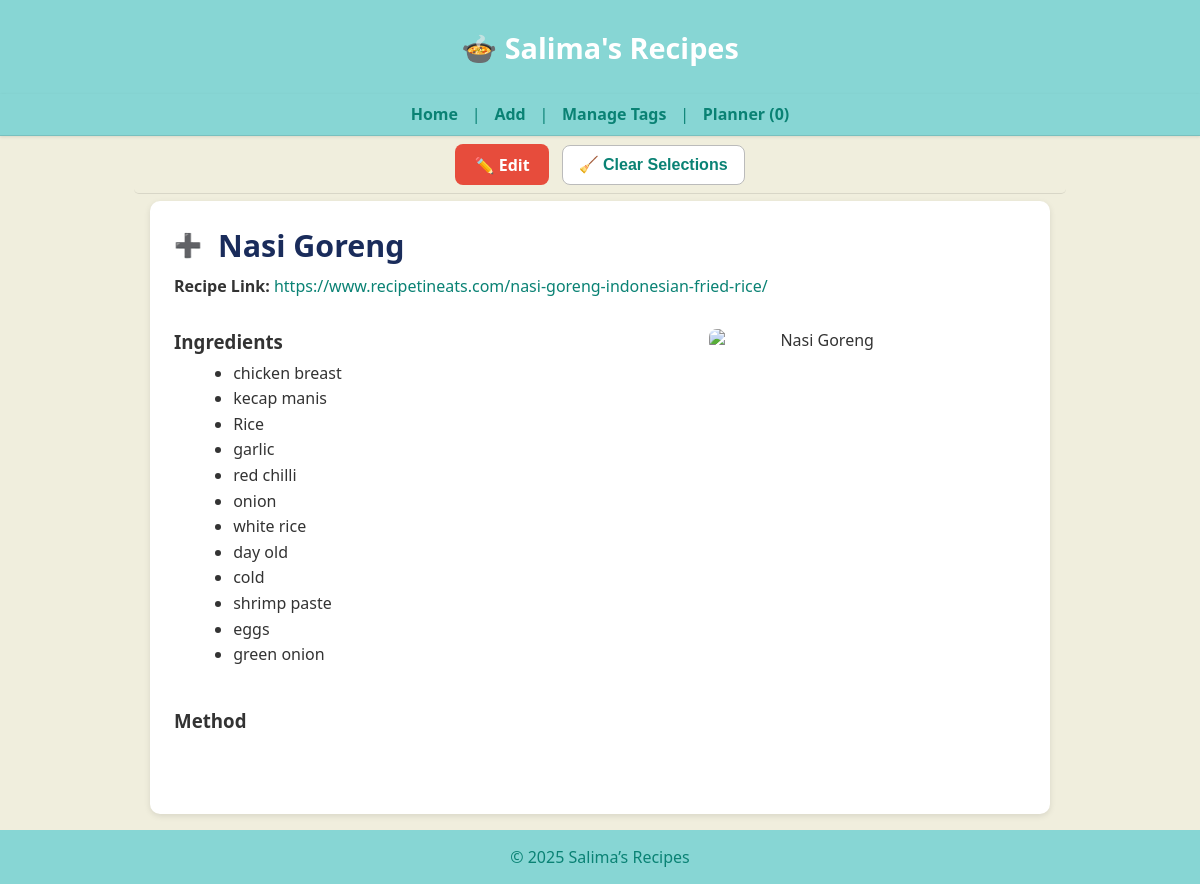
The page /recipe/286 on the database as committed earlier.
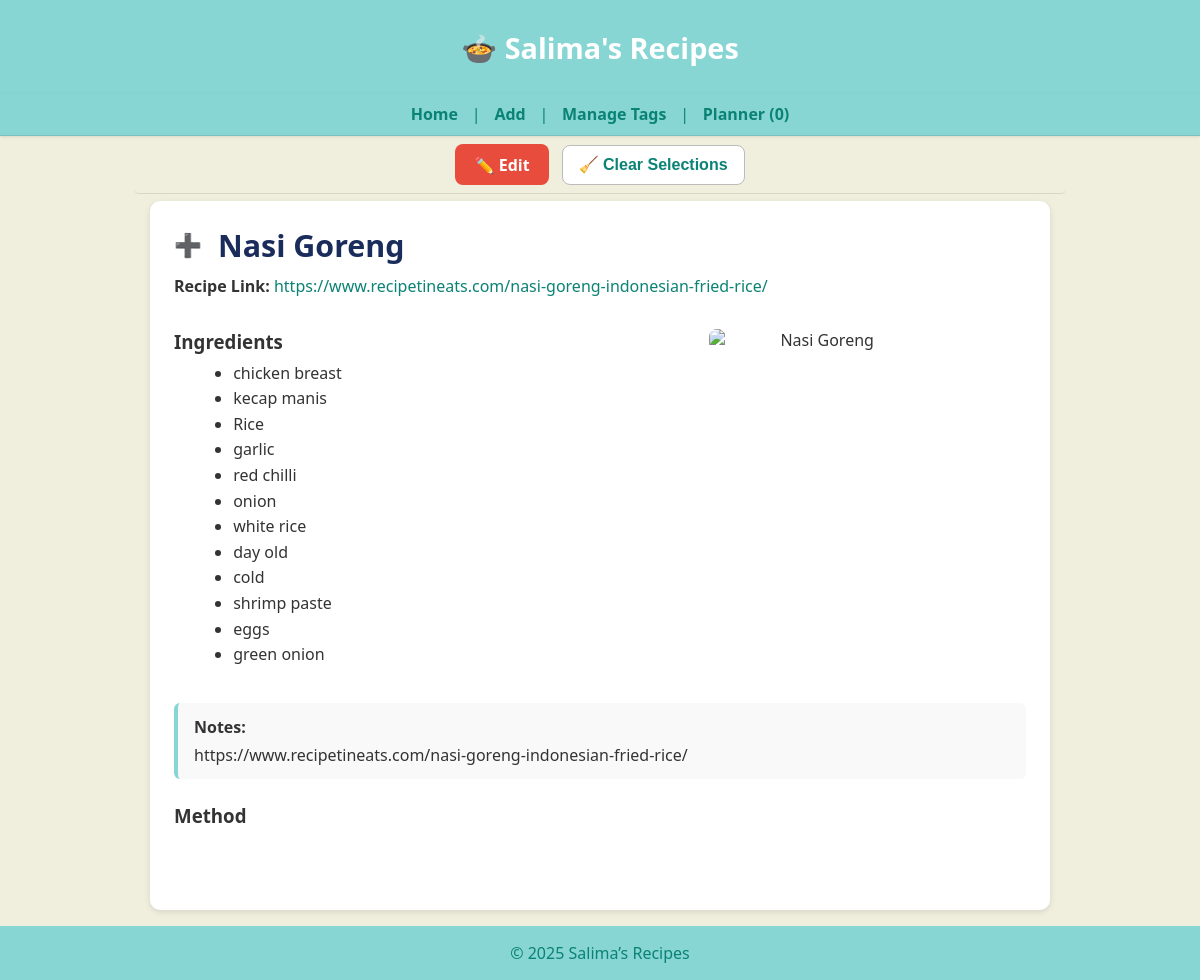
The same page on the database as committed later.
### tables this page shows
CREATE TABLE recipes (
    id INTEGER PRIMARY KEY,
    name TEXT,
    ingredients JSON,
    method TEXT,
    tags JSON,
    category TEXT,
    source TEXT,
    linked_recipe TEXT,
    image_url TEXT,
    notes TEXT,
    created_at DATETIME DEFAULT CURRENT_TIMESTAMP,
    updated_at DATETIME DEFAULT CURRENT_TIMESTAMP
);

### app.py (the view)
@app.route("/recipe/<int:recipe_id>")
def recipe_detail(recipe_id):
    row = get_recipe(recipe_id)
    if not row:
        abort(404)
    (
        rid, name, ingredients, method, tags,
        category, source, linked_recipe, image_url, notes,
        created_at, updated_at
    ) = row
    import json
    try:
        if ingredients and ingredients.strip().startswith("["):
            ingredients_parsed = json.loads(ingredients)
            if isinstance(ingredients_parsed, str):
                ingredients_parsed = json.loads(ingredients_parsed)
        else:
            text = (ingredients or "").replace(",", "\n")
            ingredients_parsed = [i.strip() for i in text.splitlines() if i.strip()]
    except Exception:
        text = (ingredients or "").replace(",", "\n").replace("[", "").replace("]", "").replace('"', "")
        ingredients_parsed = [i.strip() for i in text.splitlines() if i.strip()]
    return render_template(
        "recipe_detail.html",
        id=rid,
        name=name,
        ingredients=ingredients_parsed,
        raw_ingredients=ingredients or "",
        method=method or "",
        image_url=image_url or "",
        tags=tags or "",
        linked_recipe=linked_recipe or "",
        notes=notes or ""
    )

### app.py (called while the page is built)
def get_conn():
    return sqlite3.connect(DB_PATH)

def get_recipe(recipe_id: int):
    with get_conn() as conn:
        c = conn.cursor()
        c.execute("""
            SELECT id, name, ingredients, method, tags,
                   category, source, linked_recipe, image_url, notes,
                   created_at, updated_at
            FROM recipes
            WHERE id = ?
        """, (recipe_id,))
        row = c.fetchone()
        return row

### templates/recipe_detail.html (shortened to what this page needs)
{% extends "base.html" %}
{% block content %}
<main class="homepage">
  <div class="recipe-detail" style="max-width:900px; margin:auto; background:#fff; border-radius:10px; padding:1.5rem; box-shadow:0 2px 6px rgba(0,0,0,0.1);">
    <div style="display:flex; align-items:center; gap:0.6rem; margin-bottom:0.6rem; flex-wrap:wrap;">
      <button class="select-dish-btn"
        data-id="{{ id }}"
        data-name="{{ name }}"
        aria-label="Select this recipe">
  <span class="icon"></span>
</button>
      <h2 class="recipe-title" style="margin:0; font-size:1.9rem; color:#1a2c5b; text-align:left;">
        {{ name }}
      </h2>
    </div>
    {% if linked_recipe %}
      <div style="margin-bottom:1rem; text-align:left;">
        <strong>Recipe Link:</strong>
        <a href="{{ linked_recipe }}" target="_blank" rel="noopener"
           style="color:#0a8274; word-break:break-all;">
          {{ linked_recipe }}
        </a>
      </div>
    {% endif %}
    <div class="content-row" style="display:flex; flex-wrap:wrap; gap:1.5rem; align-items:flex-start;">
      <div class="ingredients-column" style="flex:1; min-width:260px;">
        <h3>Ingredients</h3>
        <ul class="ingredients-list" style="margin-top:0.4rem;">
          {% for it in ingredients %}
            <li>{{ it }}</li>
          {% endfor %}
        </ul>
      </div>
      {% if image_url %}
      <div class="image-column" style="flex:0 0 220px; text-align:center;">
        <img src="{{ image_url }}" alt="{{ name }}" class="recipe-image" style="width:100%; max-width:220px; border-radius:8px;">
      </div>
      {% endif %}
    </div>
    {% if notes %}
      <div style="margin-top:1.2rem; padding:0.8rem 1rem; background:#f9f9f9;
                  border-left:4px solid #87d6d4; border-radius:6px; text-align:left;">
        <strong>Notes:</strong>
        <div style="margin-top:0.4rem; white-space:pre-line;">{{ notes }}</div>
      </div>
    {% endif %}
    <h3 style="margin-top:1.5rem; text-align:left;">Method</h3>
    <div class="method-text"
         style="white-space:pre-line; line-height:1.6; text-align:left;">
    </div>
  </div>
</main>
{% endblock %}

### templates/base.html (shortened to what this page needs)
<!DOCTYPE html>
<html lang="en">
<head>
  <link rel="stylesheet" href="{{ url_for('static', filename='style.css') }}">
</head>
<body>
  <header class="site-header">
    <h1 class="site-title">
      <a href="/">🍲 Salima's Recipes</a>
    </h1>
  </header>
</body>
</html>
  <nav class="site-nav">
    <a href="/">Home</a> |
    <a href="/add">Add</a> |
    <a href="{{ url_for('admin_tags') }}">Manage Tags</a> |
    <a href="{{ url_for('planner') }}">Planner <span id="plannerCount">(0)</span></a>
  </nav>
  <div id="control-space"
     class="control-space"
     style="display:flex; flex-wrap:wrap; align-items:center; justify-content:center; gap:0.8rem; padding:0.5rem 1rem; background:var(--background); border-bottom:1px solid rgba(0,0,0,0.1);">
  <button id="clearSelectedBtn" class="btn-clear">🧹 Clear Selections</button>
</div>
  <main>
    {% block content %}{% endblock %}
  </main>
  <footer class="site-footer">
    &copy; {{ 2025|default(2025) }} Salima’s Recipes
  </footer>
</body>
</html>

### static/style.css (style rules this page uses)
:root { --brand: #87d6d4; --brand-dark: #0a8274; --background: #f0eedd; }
body { font-family: "Segoe UI", Helvetica, Arial, sans-serif; background: var(--background); color: #333; margin: 0; padding: 0; }
header, footer { background: var(--brand); color: var(--brand-dark); padding: 1rem; text-align: center; }
main { background: var(--background); max-width: 100%; margin: 0; padding: 0; box-shadow: none; border: none; }
a { color: var(--brand-dark); text-decoration: none; transition: color 0.2s ease; }
button { background: var(--brand); color: white; border: none; padding: 0.6rem 1.2rem; font-size: 1rem; border-radius: 4px; cursor: pointer; transition: background 0.2s ease; }
.recipe-image { max-width: 200px; width: 100%; border-radius: 8px; display: block; margin: 1rem 0; }
.select-dish-btn { background: transparent; border: none; outline: none; cursor: pointer; width: 1.6rem; height: 1.6rem; display: flex; align-items: center; justify-content: center; }
.select-dish-btn::before { content: "+"; color: #aaa; font-size: 1.6rem; transition: color 0.25s ease, transform 0.2s ease, opacity 0.2s ease; }
.site-header { background: var(--brand); color: #fff; text-align: center; padding: 0.25rem 0; }
.site-title a { color: #fff; text-decoration: none; font-size: 1.8rem; line-height: 1.2; }
.site-nav { background: var(--brand); text-align: center; padding: 0.25rem 0.4rem; }
.site-nav a { color: var(--brand-dark); margin: 0 0.6rem; font-weight: 600; text-decoration: none; }
.control-space { position: sticky; top: 2.6rem; z-index: 90; display: flex; justify-content: center; align-items: center; gap: 0.8rem; flex-wrap: wrap; background: var(--background); padding: 0.35rem 0.6rem; margin: 0 auto 0.4rem; max-width: 900px; border-bottom: 1px solid rgba(0,0,0,0.05); border-radius: 5px; }
.btn-clear, .btn-toggle-cloud { display: inline-flex; align-items: center; justify-content: center; height: 40px; line-height: 1; font-weight: 600; padding: 0.45rem 1rem; border-radius: 8px; cursor: pointer; border: 1px solid #bbb; transition: background 0.25s ease, color 0.25s ease, transform 0.1s ease; }
.btn-clear { background: #fff; color: var(--brand-dark); }
main.homepage { max-width: 900px; margin: 0 auto; padding: 0 1rem 1rem; background: var(--background); border: none; box-shadow: none; }
.recipe-detail { max-width: 900px; margin: 1rem auto; padding: 1.5rem 2rem; background: #fff; border-radius: 10px; text-align: left; }
.recipe-detail h3 { margin-top: 1rem; margin-bottom: 0.4rem; }
.recipe-detail .method-text { margin-top: 0; line-height: 1.6; white-space: pre-line; }
.recipe-detail img { border-radius: 8px; max-width: 220px; }
.recipe-detail .content-row { display: flex; align-items: flex-start; gap: 0.75rem; }
.recipe-detail .ingredients-column { flex: 0 1 auto; min-width: 260px; max-width: 60%; }
.recipe-detail .ingredients-column ul { list-style-type: disc; margin-left: 1.2rem; line-height: 1.6; }
.recipe-detail .image-column img { max-width: 160px; width: 100%; border-radius: 8px; }
.site-title { position: static; }
.site-nav { position: sticky; top: 0; z-index: 100; background: var(--brand); color: var(--brand-dark); text-align: center; padding: 0.6rem 0; border-bottom: 1px solid rgba(0,0,0,0.1); box-shadow: 0 1px 3px rgba(0,0,0,0.1); }
.select-dish-btn { all: unset; display: inline-flex; align-items: center; justify-content: center; width: 28px; height: 28px; cursor: pointer; vertical-align: middle; margin-right: 0.4rem; background: none !important; border: none !important; box-shadow: none !important; }
.select-dish-btn .icon { font-size: 1.4rem; color: #888; transition: color 0.2s ease; line-height: 1; }
.recipe-detail .select-dish-btn, .recipe-detail .select-dish-btn::before, .recipe-detail .select-dish-btn::after { -webkit-appearance: none !important; appearance: none !important; content: none !important; }

Rows that differ between the two databases and show on the page:
changed recipes "Nasi Goreng": notes (not shown) → "https://www.recipetineats.com/nasi-goreng-indonesian-fried-rice/"
Other text that changed with them:
text now shown: "Notes:"
